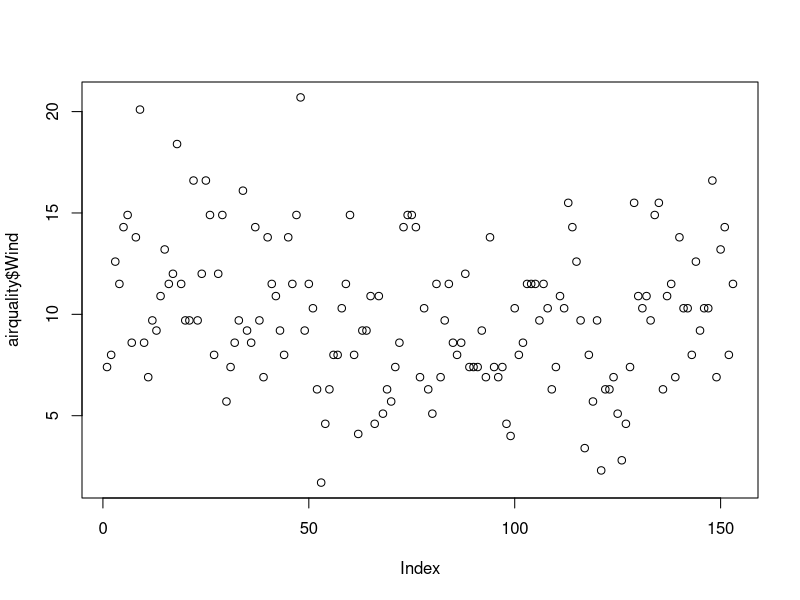
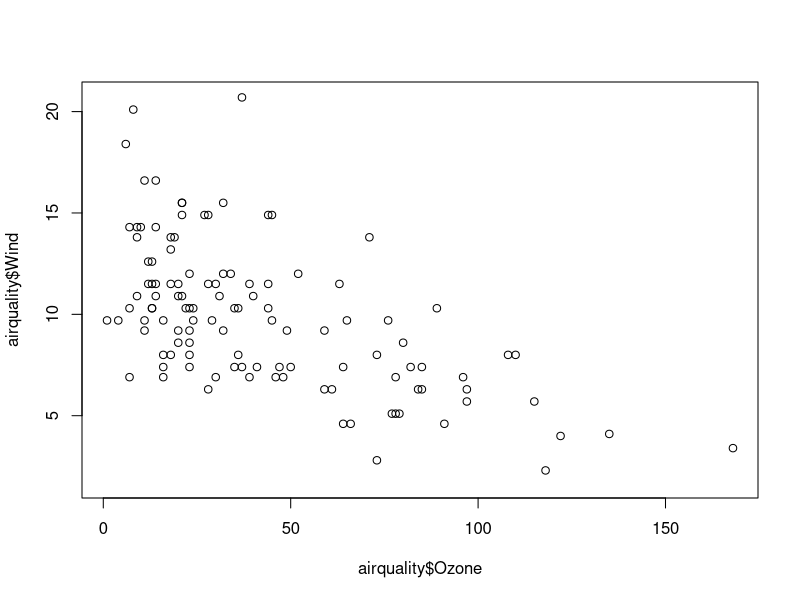
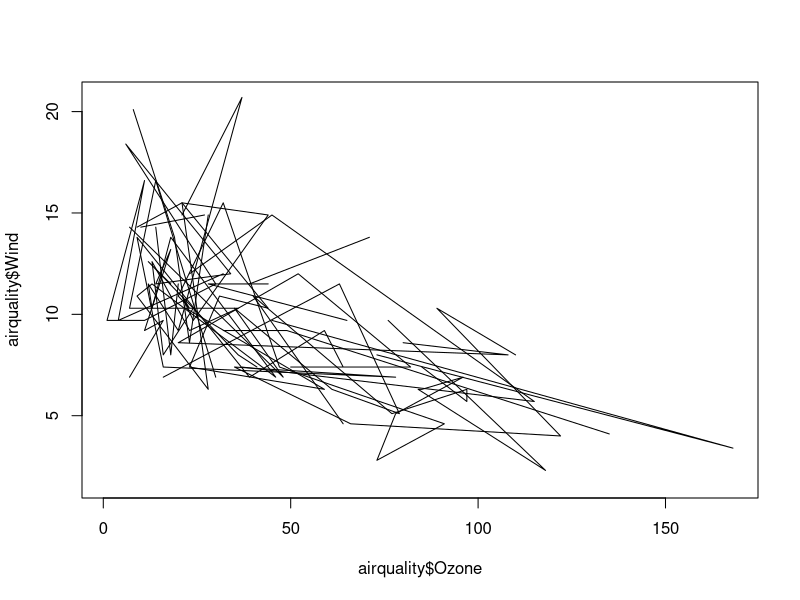
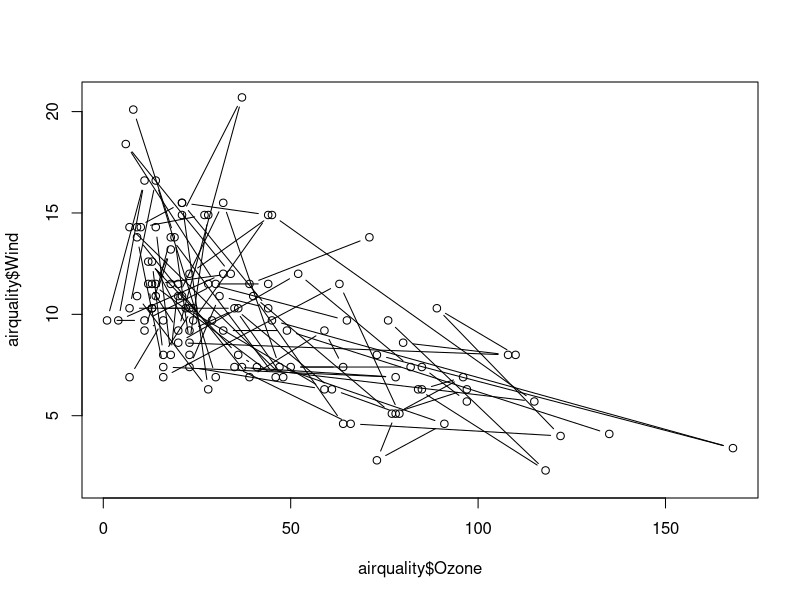
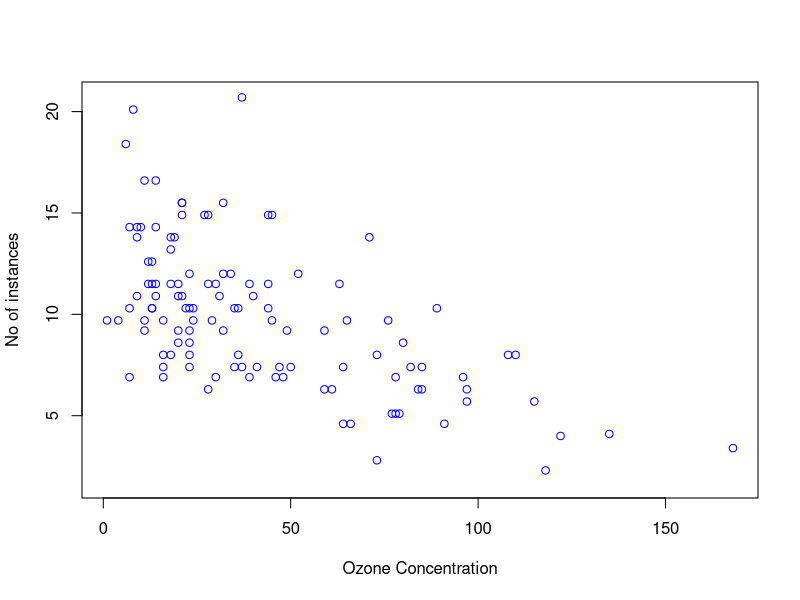
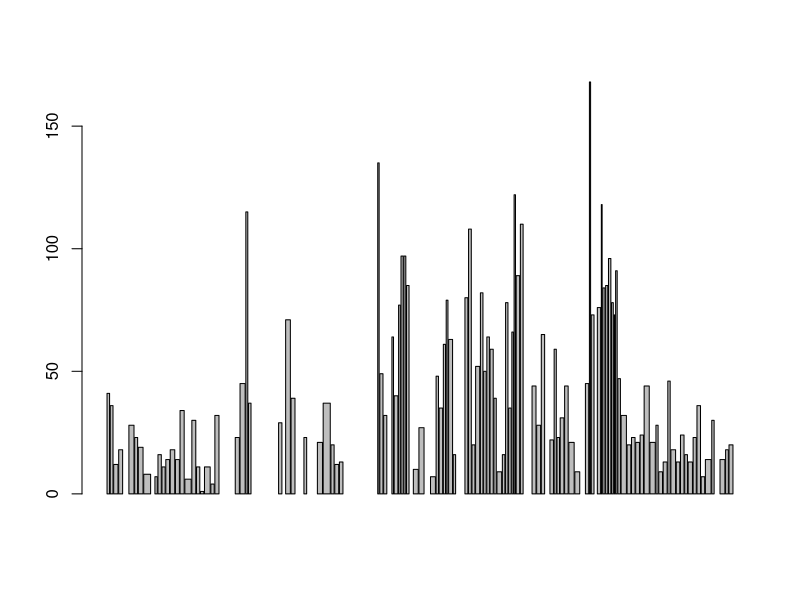
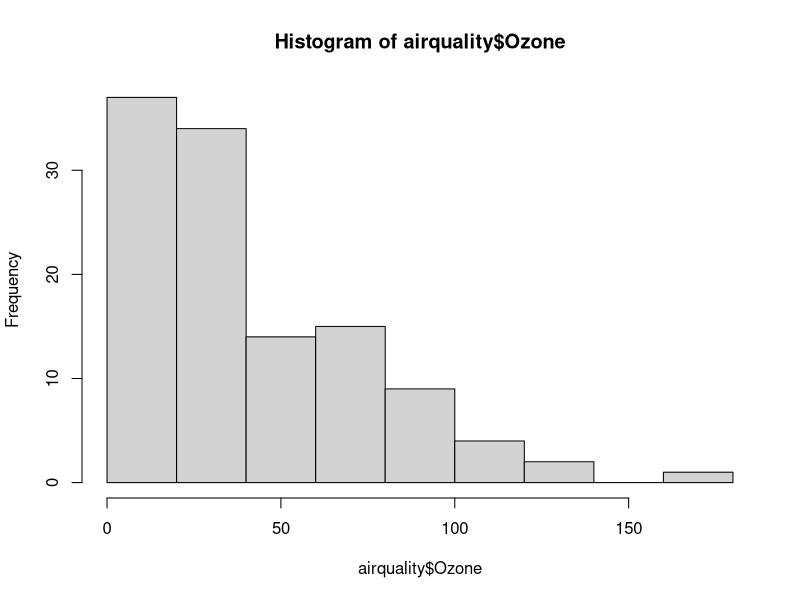
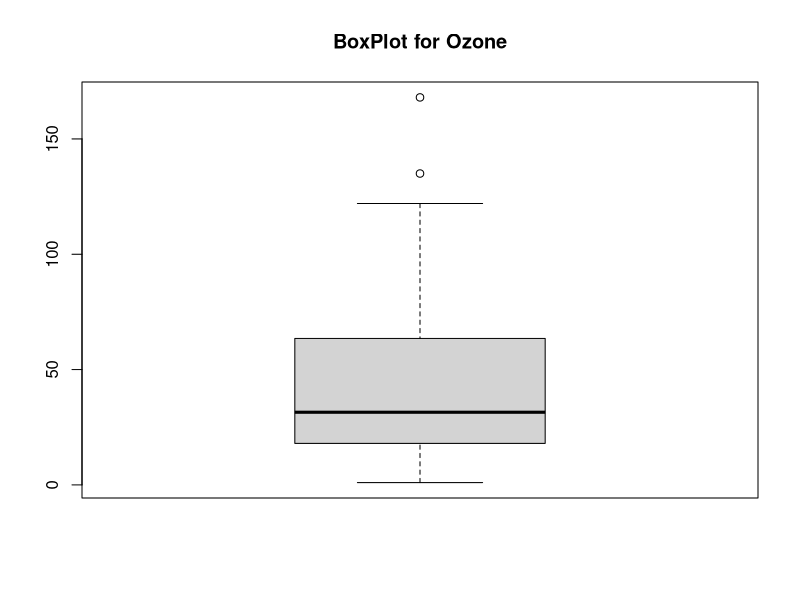

Source code (R) for these figures, in order:
# load airquality dataset
airquality <- datasets::airquality
# get top 6 rowws
head(airquality)

#get last 10 rows
tail(airquality,10)

#fetch few colums
colums = airquality[,c(1,2)]

#drop 6th column
df1<-airquality[,-6]
print(df1)

#Refer any column without slicing
airquality$Ozone

# summary function
summary(airquality[,1])
summary(airquality)

#Plot
plot(airquality$Wind)
#plot points
plot(airquality$Ozone,airquality$Wind,type="p")
#plot lines
plot(airquality$Ozone,airquality$Wind,type="l")
#plot both
plot(airquality$Ozone,airquality$Wind,type="b")

# give labels to plot
plot(airquality$Ozone,airquality$Wind,type="p",xlab = "Ozone Concentration", ylab = "No of instances", col="blue")

#barplot
barplot(airquality$Ozone,airquality$Wind)

#histogram
hist(airquality$Ozone)

#boxplot
boxplot(airquality$Ozone, main="BoxPlot for Ozone")
boxplot.stats(airquality$Ozone)
boxplot.stats(airquality$Ozone)$out

#multiple boxplots
boxplot(airquality[,1:4])
